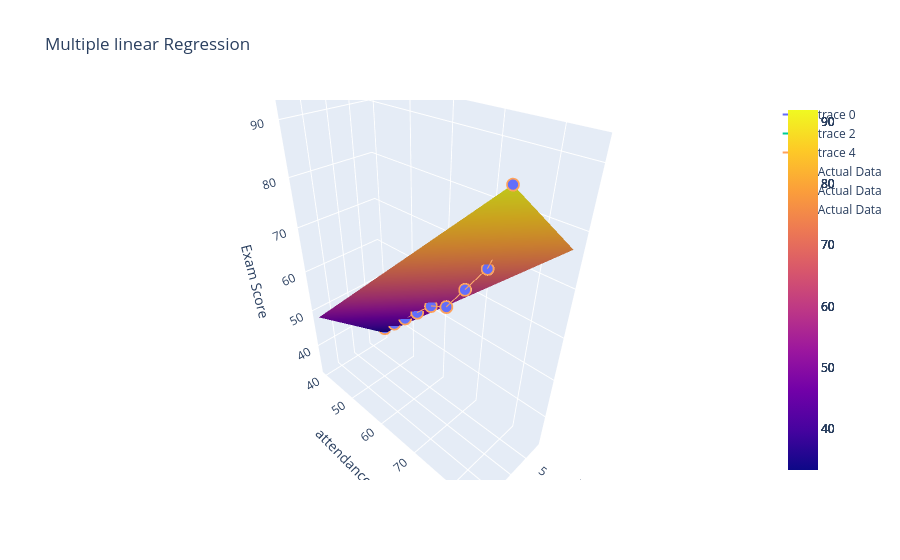

The code cell stored with this chart in its notebook:
### Code cell
fig.add_trace(go.Scatter3d(x=x1, y=x2, z=y, mode="markers", marker=dict(size=6), name="Actual Data"))
fig.add_trace(go.Surface(x=x1_grid, y=x2_grid, z=y_grid, opacity=0.8, name="Regression Plane"))
fig.update_layout(title="Multiple linear Regression", scene=dict(xaxis_title= "Study Hours", yaxis_title="attendance %",zaxis_title="Exam Score"),)
